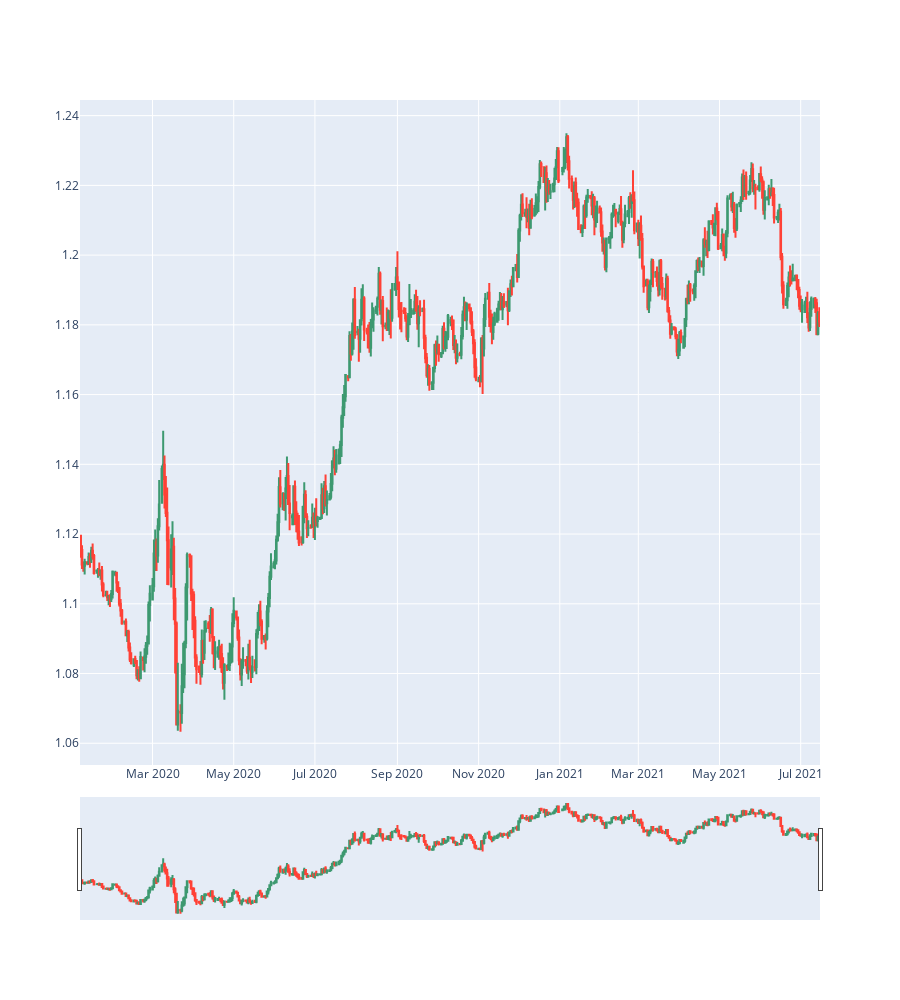

The code cell stored with this chart in its notebook:
### Code cell
fig = go.Figure(data=[go.Candlestick(x=data_df.index,
                open=data_df['O'],
                high=data_df['H'],
                low=data_df['L'],
                close=data_df['C'])])
fig.update_yaxes(fixedrange=False)
fig.update_layout(height=1000)
fig.show()

### Figure 1 — Plotly figure (JSON) as saved in the notebook; plotly's stock layout.template omitted (floating-point values rounded to 4 significant figures; data arrays with more than 128 entries replaced by an {"elided": "..."} marker saying what was removed)
{"data": [{"close": {"elided": "477 float values"}, "high": {"elided": "477 float values"}, "low": {"elided": "477 float values"}, "open": {"elided": "477 float values"}, "type": "candlestick", "x": {"elided": "477 str values"}}], "layout": {"height": 1000, "yaxis": {"fixedrange": false}}}
